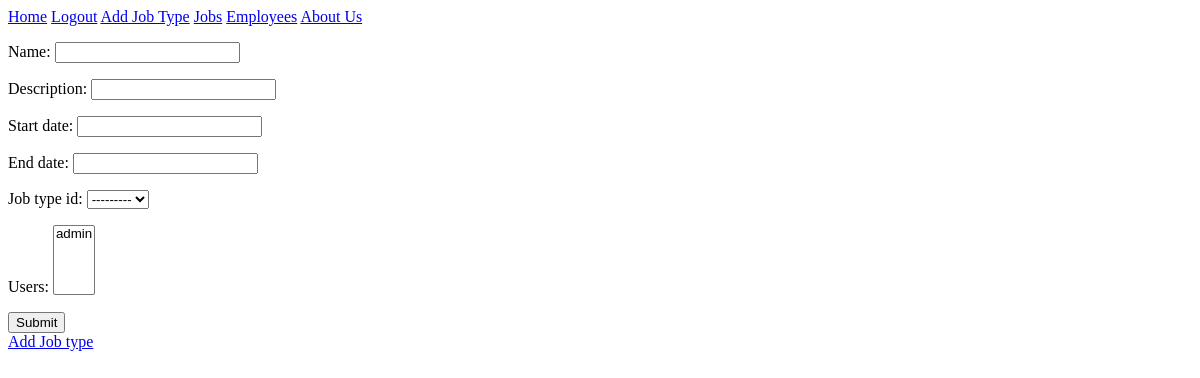
The app's page /jobs/new/ (signed in), older data.
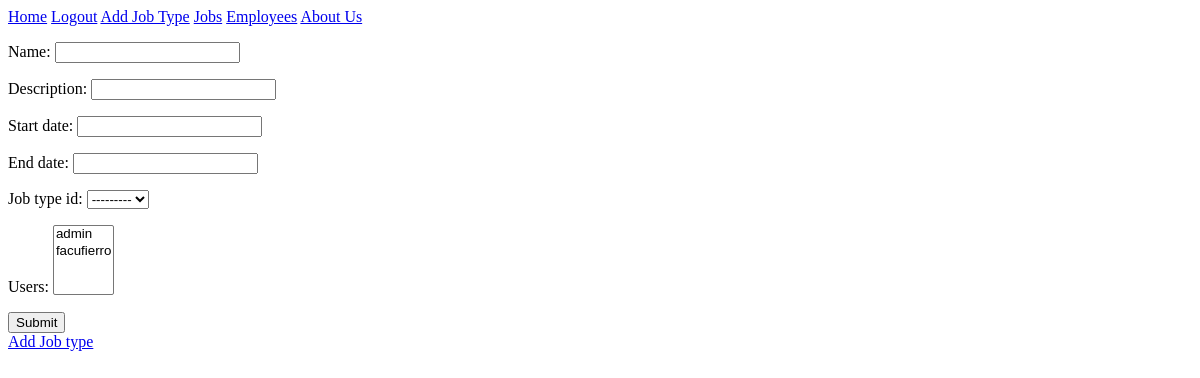
The same page, newer data.
### jobs/views.py (the view)
# urls.py: path("jobs/new/", views.JobCreateView.as_view(), name="job_create"),
class JobCreateView(LoginRequiredMixin, CreateView):
    model = job
    template_name = "jobs/job_create.html"
    fields = ["name", "description", "start_date", "end_date", "job_type_id", "users"]
    success_url = reverse_lazy("job_index")

### jobs/models.py (called while the page is built)
    def __str__(self):
        return self.name

### templates/jobs/job_create.html (shortened to what this page needs)
{% extends "base/navbar.html" %}
{% block content %}
  <form action="" method="post">
    {{ form.as_p }}
    <input type="submit" value="Submit" />
  </form>
  {% if user.is_superuser %}
    <a href="{% url 'job_type_create' %}">Add Job type</a>
  {% endif %}
{% endblock content %}

Row changes from the older to the newer data that the page shows:
changed job_type: name "Type1" → "type1" (drawn)
Text that changed along with them:
form field users: "admin" → "admin / facufierro"
